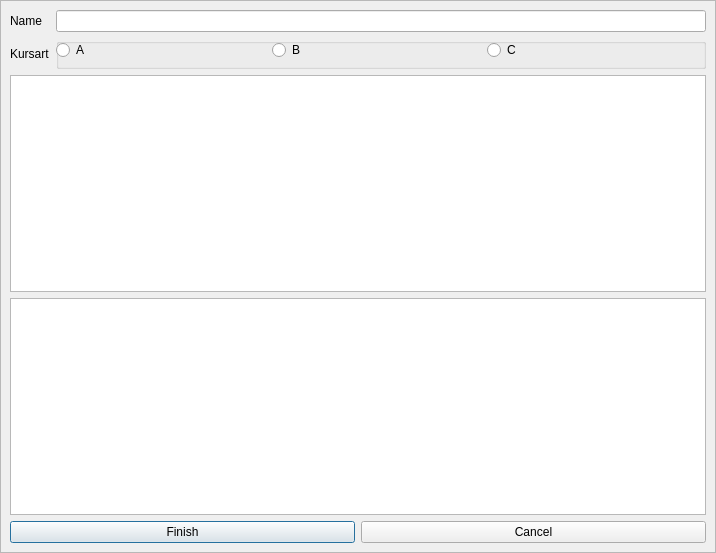
<?xml version="1.0" encoding="UTF-8"?>
<ui version="4.0">
 <class>Dialog</class>
 <widget class="QDialog" name="Dialog">
  <property name="geometry">
   <rect>
    <x>0</x>
    <y>0</y>
    <width>716</width>
    <height>553</height>
   </rect>
  </property>
  <property name="minimumSize">
   <size>
    <width>716</width>
    <height>553</height>
   </size>
  </property>
  <property name="windowTitle">
   <string>Dialog</string>
  </property>
  <layout class="QVBoxLayout" name="verticalLayout_2">
   <property name="spacing">
    <number>0</number>
   </property>
   <property name="leftMargin">
    <number>0</number>
   </property>
   <property name="topMargin">
    <number>0</number>
   </property>
   <property name="rightMargin">
    <number>0</number>
   </property>
   <property name="bottomMargin">
    <number>0</number>
   </property>
   <item>
    <widget class="QScrollArea" name="scrollArea">
     <property name="widgetResizable">
      <bool>true</bool>
     </property>
     <widget class="QWidget" name="scrollAreaWidgetContents">
      <property name="geometry">
       <rect>
        <x>0</x>
        <y>0</y>
        <width>712</width>
        <height>549</height>
       </rect>
      </property>
      <layout class="QVBoxLayout" name="verticalLayout" stretch="0,0,0,0">
       <property name="sizeConstraint">
        <enum>QLayout::SetDefaultConstraint</enum>
       </property>
       <property name="topMargin">
        <number>9</number>
       </property>
       <item>
        <layout class="QGridLayout" name="gridLayout">
         <property name="sizeConstraint">
          <enum>QLayout::SetMinimumSize</enum>
         </property>
         <item row="1" column="0">
          <widget class="QLabel" name="lblName">
           <property name="text">
            <string>Name</string>
           </property>
          </widget>
         </item>
         <item row="2" column="0">
          <widget class="QLabel" name="label">
           <property name="text">
            <string>Kursart</string>
           </property>
          </widget>
         </item>
         <item row="1" column="3">
          <widget class="QLineEdit" name="lineEditName"/>
         </item>
         <item row="2" column="3">
          <widget class="QGroupBox" name="groupBox">
           <property name="title">
            <string/>
           </property>
           <widget class="QWidget" name="horizontalLayoutWidget">
            <property name="geometry">
             <rect>
              <x>0</x>
              <y>0</y>
              <width>641</width>
              <height>24</height>
             </rect>
            </property>
            <layout class="QHBoxLayout" name="horizontalLayout">
             <item>
              <widget class="QRadioButton" name="radioButton_A">
               <property name="text">
                <string>A</string>
               </property>
              </widget>
             </item>
             <item>
              <widget class="QRadioButton" name="radioButton_B">
               <property name="text">
                <string>B</string>
               </property>
              </widget>
             </item>
             <item>
              <widget class="QRadioButton" name="radioButton_C">
               <property name="text">
                <string>C</string>
               </property>
              </widget>
             </item>
            </layout>
           </widget>
          </widget>
         </item>
        </layout>
       </item>
       <item>
        <widget class="QTreeView" name="treeSubjects">
         <property name="minimumSize">
          <size>
           <width>0</width>
           <height>180</height>
          </size>
         </property>
         <property name="headerHidden">
          <bool>false</bool>
         </property>
        </widget>
       </item>
       <item>
        <widget class="QTableView" name="tableSchedule">
         <property name="minimumSize">
          <size>
           <width>0</width>
           <height>180</height>
          </size>
         </property>
        </widget>
       </item>
       <item>
        <layout class="QHBoxLayout" name="horizontalLayout_2">
         <item>
          <widget class="QPushButton" name="btnFinish">
           <property name="text">
            <string>Finish</string>
           </property>
          </widget>
         </item>
         <item>
          <widget class="QPushButton" name="btnCancel">
           <property name="text">
            <string>Cancel</string>
           </property>
          </widget>
         </item>
        </layout>
       </item>
      </layout>
     </widget>
    </widget>
   </item>
  </layout>
 </widget>
 <resources/>
 <connections/>
</ui>
